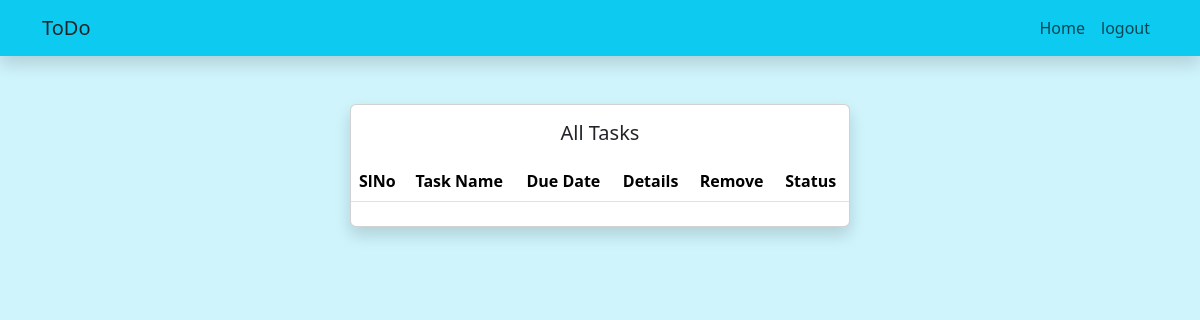
The app's page /task_manager/alltask/ (signed in), older data.
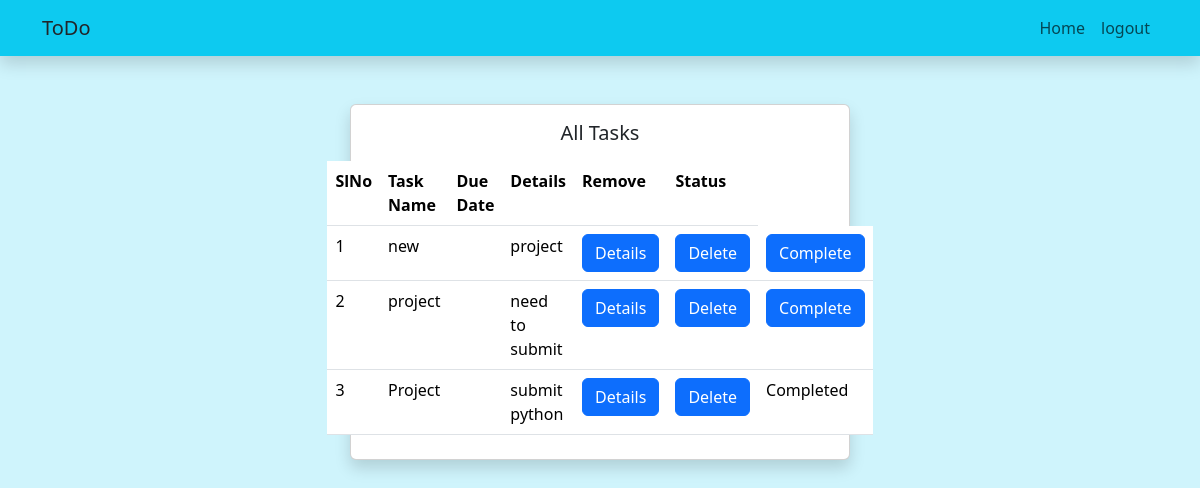
The same page, newer data.
### task_manager/models.py (models this page shows, shortened)
class TaskModel(models.Model):
    task_name = models.CharField(max_length=100)
    task_description = models.TextField(max_length=200)
    created_date = models.DateTimeField(auto_now_add=True)
    due_date = models.DateTimeField()
    priority_level = [
        ("low","low"),
        ("medium","medium"),
        ("high","high")
    ]
    priority = models.CharField(max_length=10,choices=priority_level)
    point = models.IntegerField(default=0)
    status =models.BooleanField(default=False)
    user = models.ForeignKey(User,on_delete=models.CASCADE)

### task_manager/views.py (the view)
# urls.py: path('task_manager/alltask/',TaskReadView.as_view(),name="all_task"),
class TaskReadView(View):
    def get(self,request):
        data = TaskModel.objects.filter(user=request.user).order_by("status").values('id','task_name','task_description','status')
        return render(request,"alltask.html",{'data':data})

### task_manager/templates/alltask.html (shortened to what this page needs)
<!DOCTYPE html>
<html lang="en">
<head>
    <link href="https://cdn.jsdelivr.net/npm/bootstrap@5.3.3/dist/css/bootstrap.min.css" rel="stylesheet"
>
</head>
<body class="bg-info-subtle">
    <div>
        <nav class="navbar navbar-expand-lg bg-info bg-gradients shadow">
            <div class="container">
                <a href="" class="navbar-brand card-title">
                    ToDo
                </a>
                <div class="d-flex justify-content-start">
                    <ul class="navbar-nav">
                        <li class="nav-item">
                            <a href="http://127.0.0.1:8000/task_manager/welcome/" class="nav-link">Home</a>
                        </li>
                        <li class="nav-item">
                            <a href="http://127.0.0.1:8000/task_manager/logout/" class="nav-link">logout</a>
                        </li>
                    </ul>
                </div>
            </div>
        </nav>
    </div>
    <div class=" d-flex justify-content-center">
        <div class="card col-md-5 shadow bg-primary.bg-gradients mt-5">
            <h5 class="text-center mt-3">All Tasks</h5>
            <div class="d-flex justify-content-center mt-2 mb-2">
                <table class="table">
                    <tr>
                        <th>SlNo</th>
                        <th>Task Name</th>
                        <th>Due Date</th>
                        <th>Details</th>
                        <th>Remove</th>
                        <th>Status</th>
                    </tr>
                    {%for i in data%}
                    <tr>
                        <td>{{forloop.counter}}</td>
                        <td>{{i.task_name}}</td>
                        <td>{{i.due_date}}</td>
                        <td>{{i.task_description}}</td>
                        <td><a href="{%url 'details' i.id%}" class="btn btn-primary">Details</a></td>
                        <td><a href="{%url 'delete' i.id %}" class="btn btn-primary">Delete</a></td>
                        {%if i.status == False%}
                        <td><a href="{%url 'complete' i.id%}" class="btn btn-primary">Complete</a></td>
                        {%else%}
                        <td>Completed</td>
                        {%endif%}
                    </tr>
                    {%endfor%}
                </table>
            </div>
        </div>
    </div>
</body>
</html>

Row changes from the older to the newer data that the page shows:
added TaskModel: task_name "new", task_description "project", status "Complete"
added TaskModel: task_name "project", task_description "need to submit", status "Complete"
added TaskModel: task_name "Project", task_description "submit python", status "Completed"
